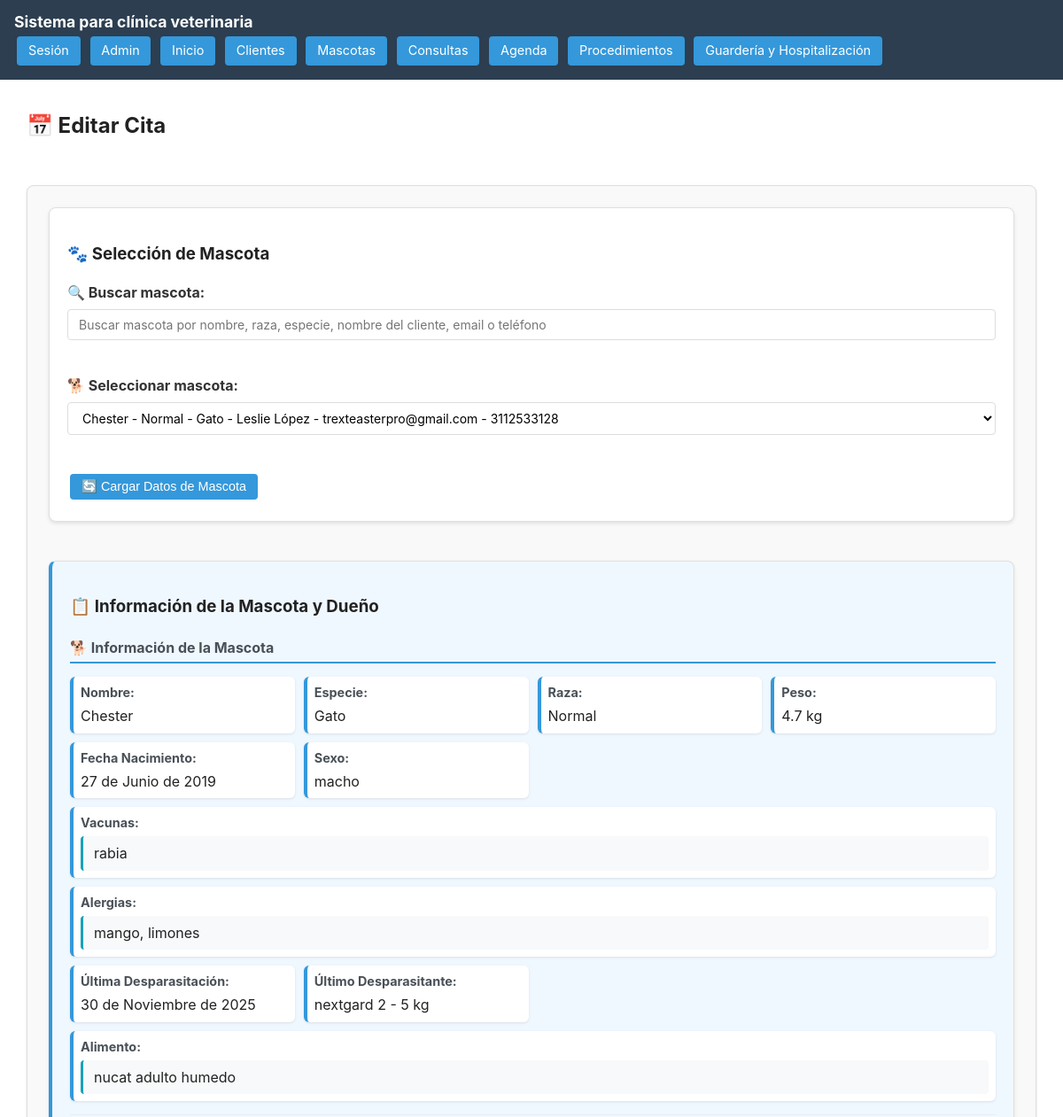
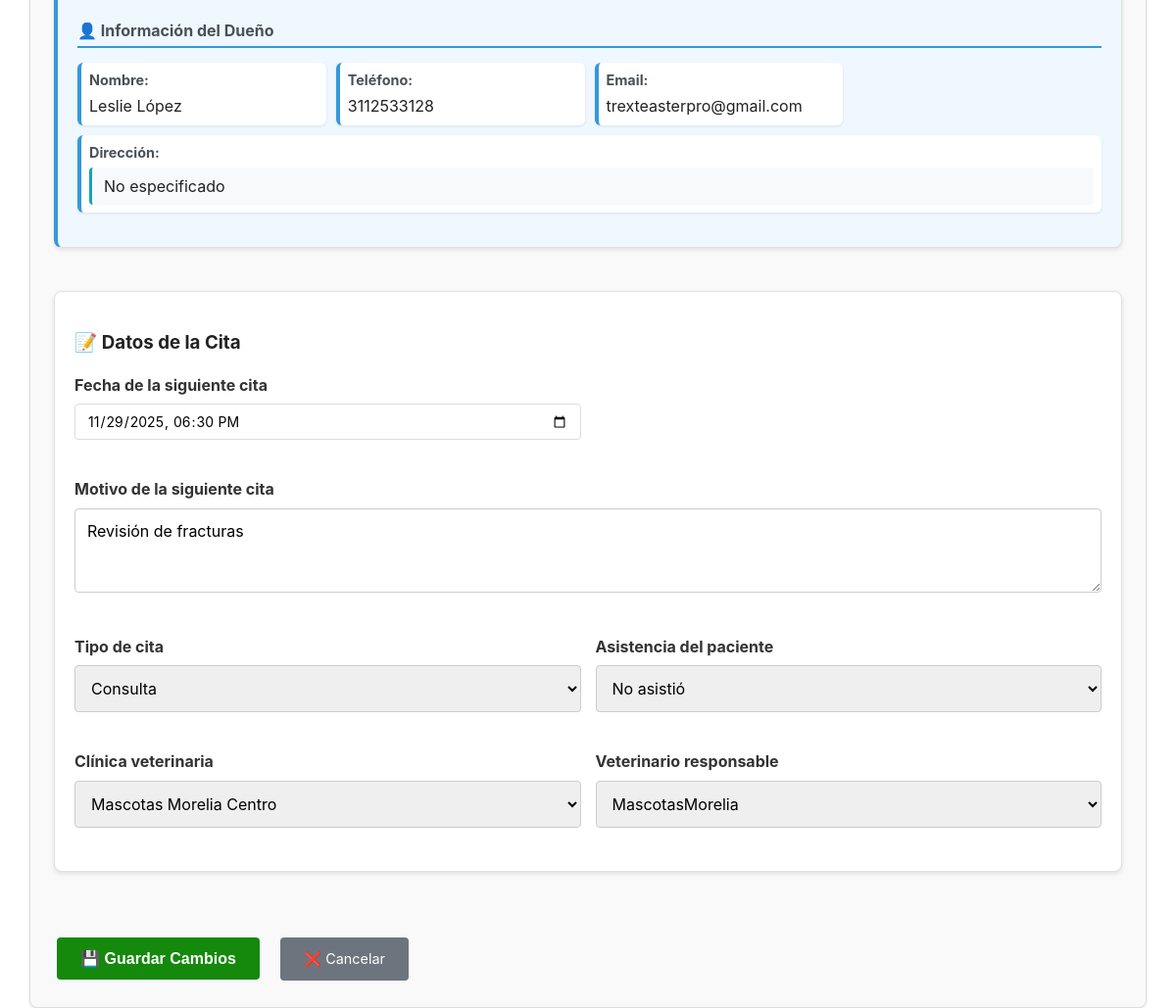
Page /agenda/editarProximasCitas/1/ (signed in) on the committed database (2 pictures, top to bottom).
### ClientesMascotas/models.py (models this page shows)
class Mascotas(models.Model):
    SEXOS = [
        ('macho', 'macho'),
        ('hembra', 'hembra'),
    ]
    cliente = models.ForeignKey(Clientes, on_delete=models.CASCADE)
    nombre = models.CharField(max_length=255)
    especie = models.CharField(max_length=255)
    raza = models.CharField(max_length=255)
    fechaNacimiento = models.DateField()
    peso = models.FloatField()
    vacunas = models.TextField(blank=True)
    ultimaDesparasitacion = models.DateField(blank= True, null=True)
    ultimoDesparasitante = models.TextField(blank=True)
    alergias = models.TextField(blank=True)
    vive = models.BooleanField(default=True)
    sexo = models.CharField(
        max_length=20,
        choices=SEXOS,
        default='macho'  # puedes poner un valor por defecto si quieres
    )
    alimento = models.TextField(blank = True)

class Clientes(models.Model):
    nombre = models.CharField(max_length=255)
    email = models.EmailField(unique=True, blank = True)
    telefono = models.CharField(max_length=20, unique = True)
    direccion = models.TextField(blank=True)

### Agenda/models.py (models this page shows)
class SiguientesCitas(models.Model):
    CLINICAS = [
        ('Mascotas Morelia Centro', 'Mascotas Morelia Centro'),
        ('Mascotas Morelia Salida Apatzingán', 'Mascotas Morelia Salida Apatzingán'),
        ('Mascotas Morelia Mano Huevona', 'Mascotas Morelia Mano Huevona'),
    ]
    ESTADOS_ASISTENCIAS = [
        ('Pendiente', 'Pendiente'),
        ('Si asistió', 'Si asistió'),
        ('No asistió', 'No asistió'),
    ]
    TIPOS_CITA = [
        ('Consulta', 'Consulta'),
        ('Operación médica', 'Operación médica'),
        ('Desparasitación', 'Desparasitación'),
        ('Vacunación', 'Vacunación'),
        ('Servicio de estética', 'Servicio de estética'),
    ]
    fechaSiguienteCita = models.DateTimeField()
    descripcionCita = models.TextField(blank=True)
    tipoCita = models.CharField(
        max_length=64,
        choices= TIPOS_CITA,
        default= 'Consulta'
    )
    asistencia = models.CharField(
        max_length=64,
        choices= ESTADOS_ASISTENCIAS,
        default= 'Pendiente'
    )
    veterinario =  models.ForeignKey(User, on_delete=models.CASCADE)
    mascota = models.ForeignKey(Mascotas, on_delete=models.CASCADE)
    clinicaVeterinaria = models.CharField(
        max_length=255,
        choices=CLINICAS,
        default='Mascotas Morelia Centro'  # puedes poner un valor por defecto si quieres
    )

### Agenda/views.py (the view)
# urls.py: path('editarProximasCitas/<int:pk>/', views.editar_proxima_cita, name='editar-proximas-citas'),
@login_required
def editar_proxima_cita(request, pk):
    proxConsulta = get_object_or_404(SiguientesCitas, pk=pk)
    mascotas = Mascotas.objects.all().select_related('cliente')
    mascota_id = request.GET.get('mascota') or str(proxConsulta.mascota.id) if proxConsulta.mascota else None
    initial_data = {}
    datos_mascota = None
    if mascota_id:
        try:
            mascota = Mascotas.objects.get(pk=mascota_id)
            datos_mascota = {
                'nombre': mascota.nombre,
                'especie': mascota.especie,
                'raza': mascota.raza,
                'fechaNacimiento': mascota.fechaNacimiento,
                'peso': mascota.peso,
                'sexo': mascota.get_sexo_display(),
                'vacunas': mascota.vacunas,
                'alergias': mascota.alergias,
                'ultimaDesparasitacion': mascota.ultimaDesparasitacion,
                'ultimoDesparasitante': mascota.ultimoDesparasitante,
                'alimento': mascota.alimento,
                'cliente_nombre': mascota.cliente.nombre,
                'cliente_telefono': mascota.cliente.telefono,
                'cliente_email': mascota.cliente.email,
                'cliente_direccion': mascota.cliente.direccion,
            }
        except Mascotas.DoesNotExist:
            mascota_id = None
    if request.method == 'POST':
        form = UpdateSiguienteCitaForm(request.POST, instance=proxConsulta)
        if form.is_valid():
            proxConsultaEditada = form.save(commit=False)
            mascota_id = request.POST.get('mascota')
            if mascota_id:
                proxConsultaEditada.mascota_id = mascota_id
            proxConsultaEditada.save()
            messages.success(request, "Cita actualizada correctamente.")
            return redirect('ver-proximas-citas')
    else:
        form = UpdateSiguienteCitaForm(instance=proxConsulta)
    return render(request, 'agenda/proximasCitas/editarProximaCita.html', {
        'form': form,
        'mascotas': mascotas,
        'mascota_id': mascota_id,
        'datos_mascota': datos_mascota,
        'cita_actual': proxConsulta
    })

### templates/agenda/proximasCitas/editarProximaCita.html (shortened to what this page needs)
{% extends 'base.html' %}
{% block content %}
<section class="container">
    <div class="header-actions">
        <h2>📅 Editar Cita</h2>
    </div>
    <form method="post">
        <div class="form-section">
            <h3>🐾 Selección de Mascota</h3>
            <div class="form-group">
                <label for="mascota-search">🔍 Buscar mascota:</label>
                <input
                    type="text"
                    id="mascota-search"
                    placeholder="Buscar mascota por nombre, raza, especie, nombre del cliente, email o teléfono"
                    class="search-input"
                >
            </div>
            <div class="form-group">
                <label for="mascota">🐕 Seleccionar mascota:</label>
                <select id="mascota" name="mascota" class="searchable-dropdown" required>
                    {% for mascota in mascotas %}
                    <option
                        value="{{ mascota.id }}"
                        data-nombre="{{ mascota.nombre|escapejs }}"
                        data-especie="{{ mascota.especie|escapejs }}"
                        data-raza="{{ mascota.raza|escapejs }}"
                        data-peso="{{ mascota.peso }}"
                        data-fechanacimiento="{{ mascota.fechaNacimiento }}"
                        data-sexo="{{ mascota.get_sexo_display|escapejs }}"
                        data-vacunas="{{ mascota.vacunas|escapejs }}"
                        data-alergias="{{ mascota.alergias|escapejs }}"
                        data-ultimadesparasitacion="{{ mascota.ultimaDesparasitacion }}"
                        data-ultimodesparasitante="{{ mascota.ultimoDesparasitante|escapejs }}"
                        data-alimento="{{ mascota.alimento|escapejs }}"
                        data-cliente="{{ mascota.cliente.nombre|escapejs }}"
                        data-telefono="{{ mascota.cliente.telefono|escapejs }}"
                        data-email="{{ mascota.cliente.email|escapejs }}"
                        data-direccion="{{ mascota.cliente.direccion|escapejs }}"
                        {% if mascota.id == cita_actual.mascota.id %}selected{% endif %}
                        {% if mascota.id|stringformat:"s" == mascota_id|stringformat:"s" %}selected{% endif %}
                    >
                        {{ mascota.nombre }} - {{ mascota.raza }} - {{ mascota.especie }} -
                    </option>
                    {% endfor %}
                </select>
            </div>
            <button type="button" id="cargar-mascota-btn" class="btn-home">
                🔄 Cargar Datos de Mascota
            </button>
        </div>
        {% if datos_mascota %}
        <div class="form-section" style="background: #f0f8ff; border-left: 4px solid #3498db;">
            <h3>📋 Información de la Mascota y Dueño</h3>
            <div class="info-section">
                <h4>🐕 Información de la Mascota</h4>
                <div class="info-grid">
                    <div class="info-item">
                        <strong>Nombre:</strong>
                        <span>{{ datos_mascota.nombre }}</span>
                    </div>
                    <div class="info-item">
                        <strong>Especie:</strong>
                        <span>{{ datos_mascota.especie }}</span>
                    </div>
                    <div class="info-item">
                        <strong>Raza:</strong>
                        <span>{{ datos_mascota.raza }}</span>
                    </div>
                    <div class="info-item">
                        <strong>Peso:</strong>
                        <span>{{ datos_mascota.peso }} kg</span>
                    </div>
                    <div class="info-item">
                        <strong>Fecha Nacimiento:</strong>
                        <span>{{ datos_mascota.fechaNacimiento }}</span>
                    </div>
                    <div class="info-item">
                        <strong>Sexo:</strong>
                        <span>{{ datos_mascota.sexo }}</span>
                    </div>
                    <div class="info-item full-width">
                        <strong>Vacunas:</strong>
                        <div class="info-content">
                            {{ datos_mascota.vacunas|default:"No especificado" }}
                        </div>
                    </div>
                    <div class="info-item full-width">
                        <strong>Alergias:</strong>
                        <div class="info-content">
                            {{ datos_mascota.alergias|default:"No especificado" }}
                        </div>
                    </div>
                    <div class="info-item">
                        <strong>Última Desparasitación:</strong>
                        <span>{{ datos_mascota.ultimaDesparasitacion|default:"No registrada" }}</span>
                    </div>
                    <div class="info-item">
                        <strong>Último Desparasitante:</strong>
                        <span>{{ datos_mascota.ultimoDesparasitante|default:"No especificado" }}</span>
                    </div>
                    <div class="info-item full-width">
                        <strong>Alimento:</strong>
                        <div class="info-content">
                            {{ datos_mascota.alimento|default:"No especificado" }}
                        </div>
                    </div>
                </div>
            </div>
            <div class="info-section">
                <h4>👤 Información del Dueño</h4>
                <div class="info-grid">
                    <div class="info-item">
                        <strong>Nombre:</strong>
                        <span>{{ datos_mascota.cliente_nombre }}</span>
                    </div>
                    <div class="info-item">
                        <strong>Teléfono:</strong>
                        <span>{{ datos_mascota.cliente_telefono }}</span>
                    </div>
                    <div class="info-item">
                        <strong>Email:</strong>
                        <span>{{ datos_mascota.cliente_email }}</span>
                    </div>
                    <div class="info-item full-width">
                        <strong>Dirección:</strong>
                        <div class="info-content">
                            {{ datos_mascota.cliente_direccion|default:"No especificado" }}
                        </div>
                    </div>
                </div>
            </div>
        </div>
        {% endif %}
        <div class="form-section">
            <h3>📝 Datos de la Cita</h3>
            <div class="form-grid">
                {% for field in form %}
                    {% if field.name != 'mascota' %}
                    <div class="form-group {% if field.name == 'descripcionCita' %}full-width{% endif %}">
                        <label for="{{ field.id_for_label }}">{{ field.label }}</label>
                        {{ field }}
                    </div>
                    {% endif %}
                {% endfor %}
            </div>
        </div>
        <div class="action-buttons">
            <button type="submit" class="btn-home" style="background: var(--btn-agr); padding: 12px 24px;">
                💾 Guardar Cambios
            </button>
            <a href="{% url 'ver-proximas-citas' %}" class="btn-home" style="background: #6c757d; padding: 12px 24px;">
                ❌ Cancelar
            </a>
        </div>
    </form>
</section>
{% endblock %}

### static/styles/main.css (style rules this page uses)
:root { --brand-bg: #2c3e50; --btn-bg: #3498db; --btn-bg-hover: #2980b9; --text-on-brand: #ffffff; --btn-agr: #14890c; --btn-agr-hover: #0fda15; --btn-regresar: #e67e22; --btn-regresar-hover: #a85904; --form-bg: #fafafa; --form-border: #e0e0e0; --error-color: #d9534f; --success-color: #28a745; }
body { margin: 0; font-family: -apple-system, BlinkMacSystemFont, 'Segoe UI', Roboto, 'Helvetica Neue', Arial; line-height: 1.4; color: #222; }
.btn-home, .btn-agregar, .btn-regresar { display: inline-block; padding: 0.4rem 0.8rem; color: white; text-decoration: none; border-radius: 4px; margin: 0.2rem; border: none; cursor: pointer; font-size: 0.9rem; }
.btn-home { background: var(--btn-bg); }
.form-group { margin-bottom: 1.5rem; }
.form-section { margin-bottom: 2rem; padding: 1.5rem; border: 1px solid var(--form-border); border-radius: 8px; background: var(--form-bg); }
.form-grid { display: grid; grid-template-columns: 1fr 1fr; gap: 1.5rem; }
.full-width { grid-column: 1 / -1; }
.form-control { width: 100%; padding: 0.75rem; border: 1px solid #ccc; border-radius: 4px; box-sizing: border-box; font-size: 1rem; font-family: inherit; }
.search-input, .searchable-dropdown { width: 100%; padding: 0.75rem; margin-bottom: 1rem; border: 1px solid #ccc; border-radius: 4px; font-size: 1rem; }
.searchable-dropdown { background: white; cursor: pointer; }
form { display: flex; flex-direction: column; gap: 1.5rem; background: #f9f9f9; padding: 1.5rem; border: 1px solid #ddd; border-radius: 8px; box-shadow: 0 1px 3px rgba(0, 0, 0, 0.1); }
form label { font-weight: bold; color: #333; margin-bottom: 0.5rem; display: block; }
form input, form textarea, form select { padding: 0.75rem; border: 1px solid #ccc; border-radius: 4px; font-size: 1rem; width: 100%; box-sizing: border-box; font-family: inherit; }
form button[type="submit"] { align-self: flex-start; padding: 0.75rem 1.5rem; background: var(--btn-agr); color: white; border: none; border-radius: 4px; cursor: pointer; font-size: 1rem; font-weight: bold; }
.header-actions { display: flex; justify-content: space-between; align-items: center; margin-bottom: 30px; flex-wrap: wrap; gap: 15px; }
.action-buttons { display: flex; gap: 10px; flex-wrap: wrap; }
.info-grid { display: grid; grid-template-columns: repeat(auto-fit, minmax(300px, 1fr)); gap: 15px; margin-top: 15px; }
.info-item { padding: 12px; background: white; border-radius: 6px; border-left: 4px solid var(--btn-bg); box-shadow: 0 1px 3px rgba(0,0,0,0.1); }
.info-item.full-width { grid-column: 1 / -1; }
.container { padding: 1rem; max-width: 100%; margin: 0 auto; }
@media (min-width: 1200px) { .container { max-width: 1140px; } }

### templates/agenda/proximasCitas/editarProximaCita.html (style rules this page uses)
.form-section { background: white; padding: 20px; border-radius: 8px; box-shadow: 0 2px 4px rgba(0,0,0,0.1); margin-bottom: 20px; }
.form-grid { display: grid; grid-template-columns: 1fr 1fr; gap: 15px; }
.form-group.full-width { grid-column: 1 / -1; }
.info-section { margin-bottom: 20px; padding-bottom: 15px; border-bottom: 1px solid #e9ecef; }
.info-section:last-child { border-bottom: none; margin-bottom: 0; }
.info-section h4 { color: #495057; margin-bottom: 15px; padding-bottom: 5px; border-bottom: 2px solid #3498db; }
.info-grid { display: grid; grid-template-columns: repeat(auto-fit, minmax(250px, 1fr)); gap: 10px; }
.info-item { display: flex; flex-direction: column; padding: 8px; }
.info-item.full-width { grid-column: 1 / -1; }
.info-item strong { color: #495057; margin-bottom: 5px; font-size: 0.9em; }
.info-content { background: #f8f9fa; padding: 8px 12px; border-radius: 4px; border-left: 3px solid #17a2b8; min-height: 20px; }
.search-input, .searchable-dropdown { width: 100%; padding: 8px 12px; border: 1px solid #ddd; border-radius: 4px; font-size: 14px; }
.searchable-dropdown { height: auto; max-height: 200px; overflow-y: auto; }
.action-buttons { display: flex; gap: 15px; margin-top: 20px; }
.form-control { width: 100%; padding: 8px 12px; border: 1px solid #ddd; border-radius: 4px; font-size: 14px; box-sizing: border-box; }

### rows in the picture
Mascotas: nombre "Chester", especie "Gato", raza "Normal", peso "4.7", fechaNacimiento "27 de Junio de 2019", sexo "macho", vacunas "rabia", alergias "mango, limones", ultimaDesparasitacion "30 de Noviembre de 2025", ultimoDesparasitante "nextgard 2 - 5 kg", alimento "nucat adulto humedo"
Clientes: cliente_nombre "Leslie López", cliente_telefono "3112533128", cliente_email "trexteasterpro@gmail.com"
SiguientesCitas: form "11/29/2025 18:30" "Revisión de fracturas" "Consulta" "No asistió" "Mascotas Morelia Centro" "MascotasMorelia"

### other values in the picture
{{ datos_mascota.cliente_direccion|default:"No especificado" }} "No especificado"
{{ field.label }} "Fecha de la siguiente cita" "Motivo de la siguiente cita" "Tipo de cita" "Asistencia del paciente" "Clínica veterinaria" "Veterinario responsable"
form field mascota "Chester - Normal - Gato - Leslie López - trexteasterpro@gmail.com - 3112533128"
